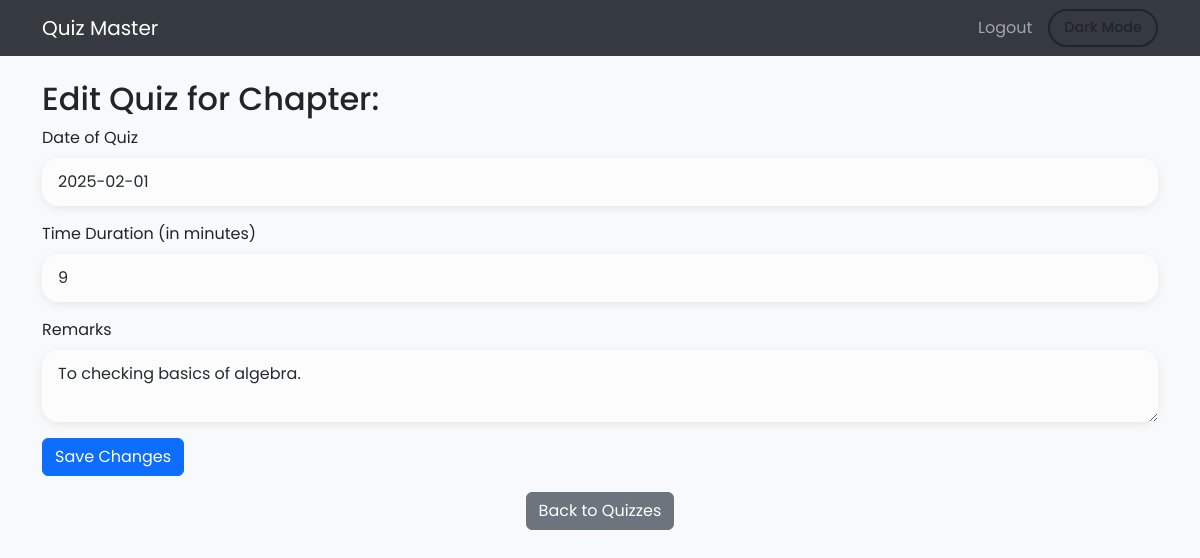
Screenshot of /edit_quiz/1 with the database file from the repository.
### app.py (models this page shows)
class Quiz(db.Model):
    id = db.Column(db.Integer, primary_key=True)
    chapter_id = db.Column(db.Integer, db.ForeignKey('chapter.id'), nullable=False)
    date_of_quiz = db.Column(db.Date, nullable=False)
    time_duration = db.Column(db.String(10), nullable=False)
    remarks = db.Column(db.Text, nullable=True)

### app.py (the view, shortened to what this page needs)
@app.route('/edit_quiz/<int:quiz_id>', methods=['GET', 'POST'])
def edit_quiz(quiz_id):
    quiz = Quiz.query.get_or_404(quiz_id)
    return render_template('edit/edit_quiz.html', quiz=quiz)

### templates/edit/edit_quiz.html (shortened to what this page needs)
<!DOCTYPE html>
<html lang="en" class="light-theme">
<head>
  <link href="https://cdn.jsdelivr.net/npm/bootstrap@5.3.0/dist/css/bootstrap.min.css" rel="stylesheet" />
  <link rel="stylesheet" href="https://cdn.jsdelivr.net/npm/flatpickr/dist/flatpickr.min.css">
  <link rel="stylesheet" href="https://cdn.jsdelivr.net/npm/flatpickr/dist/themes/dark.css">
</head>
<body>
  <nav class="navbar navbar-expand-lg navbar-dark">
    <div class="container">
      <a class="navbar-brand" href="/">Quiz Master</a>
      <div class="collapse navbar-collapse">
        <ul class="navbar-nav ms-auto align-items-center">
          <li class="nav-item"><a class="nav-link" href="/logout">Logout</a></li>
          <li class="nav-item ms-2">
            <button id="theme-toggle" class="btn btn-theme-toggle">Dark Mode</button>
          </li>
        </ul>
      </div>
    </div>
  </nav>
  <div class="container mt-4">
    <h2>Edit Quiz for Chapter: {{ quiz.chapter_id.name }}</h2>
    <form action="/edit_quiz/{{ quiz.id }}" method="POST">
      <div class="mb-3">
        <label for="date_of_quiz" class="form-label">Date of Quiz</label>
        <input type="text" id="date_of_quiz" name="date_of_quiz" class="form-control" value="{{ quiz.date_of_quiz }}" required placeholder="Select date">
      </div>
      <div class="mb-3">
        <label for="time_duration" class="form-label">Time Duration (in minutes)</label>
        <input type="text" id="time_duration" name="time_duration" class="form-control" value="{{ quiz.time_duration }}" required>
      </div>
      <div class="mb-3">
        <label for="remarks" class="form-label">Remarks</label>
        <textarea id="remarks" name="remarks" class="form-control">{{ quiz.remarks }}</textarea>
      </div>
      <button type="submit" class="btn btn-primary">Save Changes</button>
    </form>
  </div>
  <div class="text-center mt-3">
    <a href="/chapter_quizzes/{{ quiz.chapter_id }}" class="btn btn-secondary">Back to Quizzes</a>
  </div>
</body>
</html>

### templates/edit/edit_quiz.html (style rules this page uses)
:root { --bg-color: #f8f9fa; --text-color: #212529; --card-bg: #ffffff; --navbar-bg: #343a40; --input-bg: rgba(255, 255, 255, 0.6); --input-text: #262b30; --shadow-color: rgba(0, 0, 0, 0.08); --focus-shadow: rgba(0, 123, 255, 0.25); }
body { background-color: var(--bg-color); color: var(--text-color); font-family: 'Poppins', sans-serif; transition: background-color 0.4s ease, color 0.4s ease; }
.navbar { background-color: var(--navbar-bg) !important; }
h2 { color: var(--text-color); }
.form-control, textarea { background-color: var(--input-bg) !important; color: var(--input-text) !important; border: none; padding: 0.75rem 1rem; border-radius: 1rem; box-shadow: 0 2px 8px var(--shadow-color); transition: all 0.3s ease; }
.form-control::placeholder { color: var(--input-text); opacity: 0.5; }
.btn-theme-toggle { display: flex; align-items: center; gap: 0.4rem; border: 2px solid var(--text-color); color: var(--text-color); background-color: transparent; border-radius: 999px; padding: 6px 14px; font-size: 0.9rem; font-weight: 500; transition: background-color 0.3s ease, color 0.3s ease, border-color 0.3s ease; }

### rows the page displays
Quiz: date_of_quiz "2025-02-01", time_duration "9", remarks "To checking basics of algebra."
